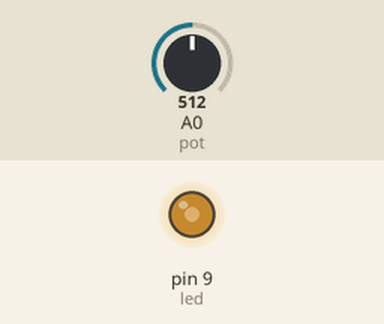
The sketch below on a simulated Arduino Uno, built with avr-gcc and run on an emulated ATmega328P. Parts: output pins drawn as LEDs (lit = HIGH). The inputs (shaded band) are chosen by the test bench; at power-on: A0 (pot) = 512.

Above: at 1.2 s.
1.3 s: A0 (pot) set to 716
At 1.8 s:
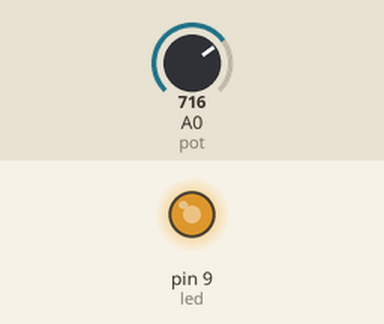
2.8 s: A0 (pot) set to 900
At 4.0 s:
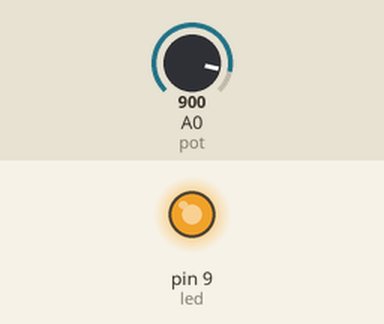
4.3 s: A0 (pot) set to 122
At 5.3 s:
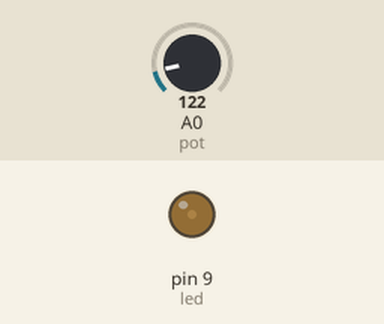
5.8 s: A0 (pot) set to 0
At 6.4 s:
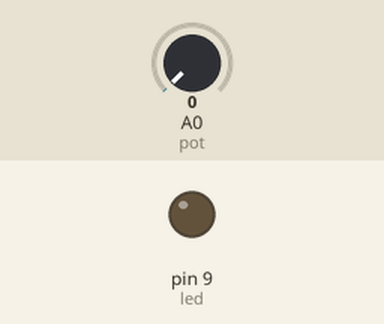
7.3 s: A0 (pot) set to 511
At 8.7 s:
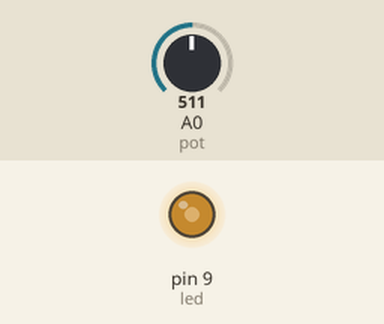
Timing chart, 0 to 9.8 s (numbered marks = the images above; inputs shaded):
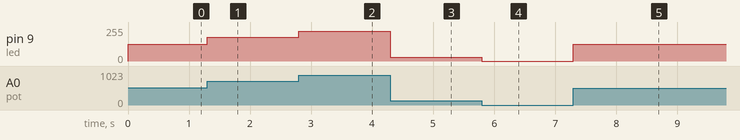

Measured:
- after the input at 1.3 s, pin 9 (led): 127/255 → 178/255 at once
- after the input at 2.8 s, pin 9 (led): 178/255 → 224/255 at once
- after the input at 4.3 s, pin 9 (led): 224/255 → 30/255 at once
- after the input at 5.8 s, pin 9 (led): 30/255 → 0/255 at once
- after the input at 7.3 s, pin 9 (led): 0/255 → 127/255 at once

The sketch:

Semana2_Desafio2.ino
```cpp
int led =9;
int pot = A0;
int valor = 0;
int valor2 = 0;

void setup()
{
  pinMode(led, OUTPUT);
  pinMode(pot, INPUT);
}

void loop()
{
  valor = analogRead(pot);
  valor2 = map(valor, 0, 1023, 0, 255);

  analogWrite(led, valor2 );
}
```
